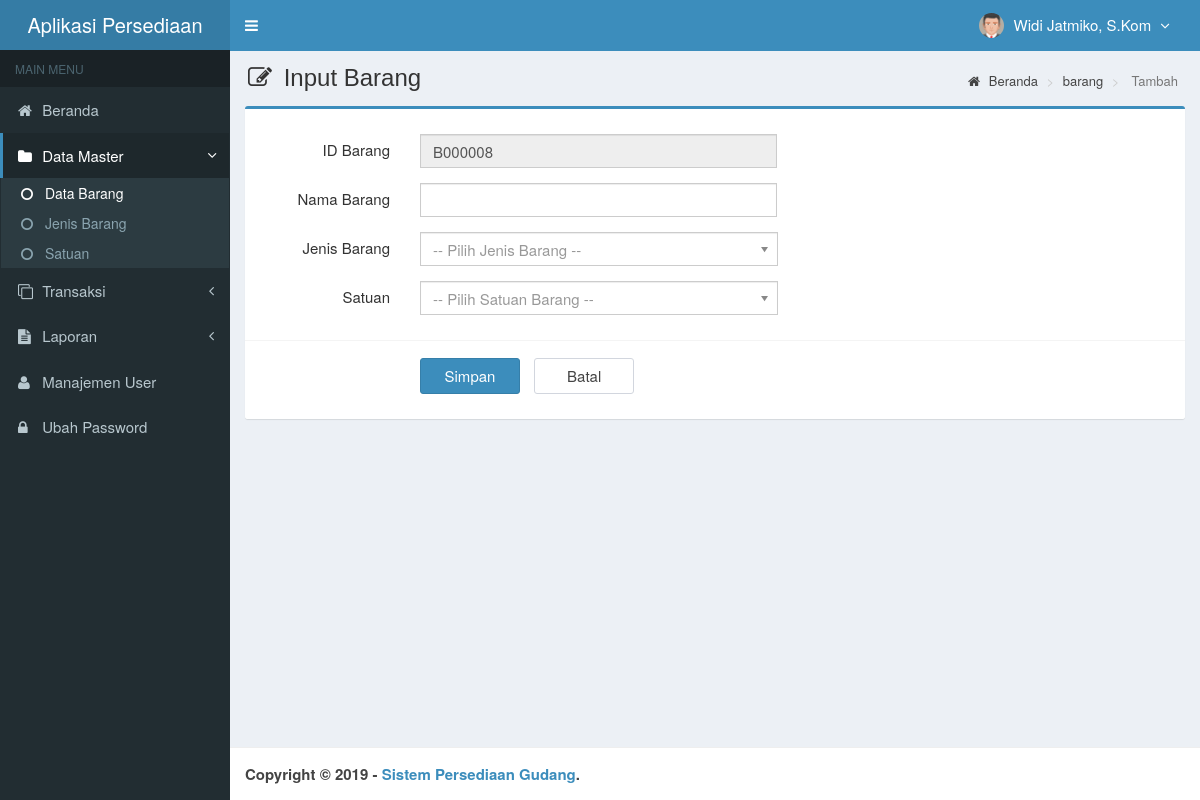
The app's page /main.php?module=form_barang&form=add (signed in) with its own data.
### tables this page shows
CREATE TABLE IF NOT EXISTS `is_users` (
`id_user` smallint(6) NOT NULL,
  `username` varchar(50) NOT NULL,
  `nama_user` varchar(50) NOT NULL,
  `password` varchar(50) NOT NULL,
  `email` varchar(50) DEFAULT NULL,
  `telepon` varchar(13) DEFAULT NULL,
  `foto` varchar(100) DEFAULT NULL,
  `hak_akses` enum('Super Admin','Manajer','Gudang') NOT NULL,
  `status` enum('aktif','blokir') NOT NULL DEFAULT 'aktif',
  `created_at` timestamp NOT NULL DEFAULT CURRENT_TIMESTAMP,
  `updated_at` timestamp NOT NULL DEFAULT CURRENT_TIMESTAMP ON UPDATE CURRENT_TIMESTAMP
);

### modules/barang/form.php (the view, shortened to what this page needs)
<?php
if ($_GET['form']=='add') { ?>
  <section class="content-header">
    <h1>
      <i class="fa fa-edit icon-title"></i> Input Barang
    </h1>
    <ol class="breadcrumb">
      <li><a href="?module=home"><i class="fa fa-home"></i> Beranda </a></li>
      <li><a href="?module=barang"> barang </a></li>
      <li class="active"> Tambah </li>
    </ol>
  </section>
  <section class="content">
    <div class="row">
      <div class="col-md-12">
        <div class="box box-primary">
          <form role="form" class="form-horizontal" action="modules/barang/proses.php?act=insert" method="POST">
            <div class="box-body">
              <?php
              $query_id = mysqli_query($mysqli, "SELECT RIGHT(id_barang,6) as kode FROM is_barang
                                                ORDER BY id_barang DESC LIMIT 1")
                                                or die('Ada kesalahan pada query tampil id_barang : '.mysqli_error($mysqli));
              $count = mysqli_num_rows($query_id);
              if ($count <> 0) {
                  $data_id = mysqli_fetch_assoc($query_id);
                  $kode    = $data_id['kode']+1;
              } else {
                  $kode = 1;
              }
              $buat_id   = str_pad($kode, 6, "0", STR_PAD_LEFT);
              $id_barang = "B$buat_id";
              ?>
              <div class="form-group">
                <label class="col-sm-2 control-label">ID Barang</label>
                <div class="col-sm-5">
                  <input type="text" class="form-control" name="id_barang" value="<?php echo $id_barang; ?>" readonly required>
                </div>
              </div>
              <div class="form-group">
                <label class="col-sm-2 control-label">Nama Barang</label>
                <div class="col-sm-5">
                  <input type="text" class="form-control" name="nama_barang" autocomplete="off" required>
                </div>
              </div>
              <div class="form-group">
                <label class="col-sm-2 control-label">Jenis Barang</label>
                <div class="col-sm-5">
                </div>
              </div>
              <div class="form-group">
                <label class="col-sm-2 control-label">Satuan</label>
                <div class="col-sm-5">
                </div>
              </div>
            </div>
            <div class="box-footer">
              <div class="form-group">
                <div class="col-sm-offset-2 col-sm-10">
                  <input type="submit" class="btn btn-primary btn-submit" name="simpan" value="Simpan">
                  <a href="?module=barang" class="btn btn-default btn-reset">Batal</a>
                </div>
              </div>
            </div>
          </form>
        </div>
      </div>
    </div>
  </section>
<?php
}
?>

### top-menu.php (shortened to what this page needs)
<?php
require_once "config/database.php";
$query = mysqli_query($mysqli, "SELECT id_user, nama_user, foto, hak_akses FROM is_users WHERE id_user='$_SESSION[id_user]'")
                                or die('Ada kesalahan pada query tampil Manajemen User: '.mysqli_error($mysqli));
$data = mysqli_fetch_assoc($query);
?>
<li class="dropdown user user-menu">
  <a href="#" class="dropdown-toggle" data-toggle="dropdown">
  <?php
  if ($data['foto']=="") { ?>
    <img src="images/user/user-default.png" class="user-image" alt="User Image"/>
  <?php
  }
  else { ?>
    <img src="images/user/<?php echo $data['foto']; ?>" class="user-image" alt="User Image"/>
  <?php
  }
  ?>
    <span class="hidden-xs"><?php echo $data['nama_user']; ?> <i style="margin-left:5px" class="fa fa-angle-down"></i></span>
  </a>
</li>

### assets/css/style.css (style rules this page uses)
.form-horizontal .control-label { margin-bottom: 0; padding-top: 5px; text-align: right; }
label { display: inline-block; font-size: 15px; font-weight: 400; margin-bottom: 5px; max-width: 100%; }
.form-control { background-color: #fff; background-image: none; border: 1px solid #ccc; border-radius: 4px; box-shadow: 0 1px 1px rgba(0, 0, 0, 0.075) inset; color: #555; display: block; font-size: 15px; height: 34px; line-height: 1.42857; padding: 6px 12px; transition: border-color 0.15s ease-in-out 0s, box-shadow 0.15s ease-in-out 0s; width: 100%; }
.btn-default { background-color: #fff; border-color: #d2d6de; color: #444; }
.content-header { padding: 15px 18px 0; position: relative; }
.content-header > .breadcrumb { background: transparent none repeat scroll 0 0; border-radius: 2px; float: right; font-size: 13px; margin-bottom: 0; margin-top: 0; padding: 7px 12px; position: absolute; right: 10px; top: 15px; }
.btn-submit { width: 100px; margin-top: 7px; margin-right: 10px; font-size: 15px; }
.btn-reset { width: 100px; margin-top: 7px; font-size: 15px; }
.icon-title { margin-right: 5px; }
body { background-color: #fff; color: #333; font-size: 15px; line-height: 1.42857; }

### records on screen
is_users: foto (picture), nama_user "Widi Jatmiko, S.Kom"
